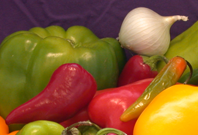
//> input picture assets/onion.png, 198 x 135 px
$ ./test-2   (built with g++ and OpenCV 4)
//> lines starting //> are read from the running program, lines starting //| are printed output that depends on the picture
#include <opencv2/opencv.hpp>
#include <iostream>
#include <iostream>
#include <cstdint>

using namespace cv;
using namespace std;

// executa o k-means e retorna labels e centros
void run_kmeans(const Mat& img, int32_t K, Mat& labels, Mat& centers) {
    Mat imgFloat;
    img.convertTo(imgFloat, CV_32F);
    imgFloat = imgFloat.reshape(1, img.rows * img.cols);

    kmeans(imgFloat, K, labels,
           TermCriteria(TermCriteria::EPS + TermCriteria::COUNT, 10, 1.0),
           3, KMEANS_PP_CENTERS, centers);

    centers = centers.reshape(3, centers.rows);
}

// converte um centro para HSV e retorna Vec3b
Vec3b centerRGBtoHSV(const Vec3f& centerRGB) {
    Mat px(1,1,CV_32FC3);
    px.at<Vec3f>(0) = centerRGB;

    Mat px8;
    px.convertTo(px8, CV_8UC3); // para cvtColor aceitar

    Mat pxHSV;
    cvtColor(px8, pxHSV, COLOR_BGR2HSV); // OpenCV usa BGR por padrão

    return pxHSV.at<Vec3b>(0,0);
}

// tenta encontrar a pimenta
Mat extract_pepper(const Mat& img, int32_t K) {
    Mat blurImg;
    GaussianBlur(img, blurImg, Size(5,5), 0);

    Mat labels, centers;
    run_kmeans(blurImg, K, labels, centers);

    // labels: (N x 1) int, centers: (K x 3) float (B,G,R order)
    labels = labels.reshape(1, img.rows); // reshape para rows x cols
    labels.convertTo(labels, CV_32S);

    // identifica o vermelho
    vector<int32_t> redClusters;
    for (int i = 0; i < centers.rows; ++i) {
        Vec3f c = centers.at<Vec3f>(i); // float no formato BGR
        Vec3b hsv = centerRGBtoHSV(c);  // H:0-180, S,V:0-255

        int H = hsv[0];
        int S = hsv[1];
        int V = hsv[2];

        // ajustar para encontrar
        bool isRed = ( (H <= 3 || H >= 179) && (S >= 150 && S <= 255) && (V >= 100 && V <= 255) );
        if (isRed) redClusters.push_back(i);
    }

    // constroi uma mascara com o resultado
    Mat mask = Mat::zeros(img.size(), CV_8U);
    for (int32_t r = 0; r < img.rows; ++r) {
        for (int32_t c = 0; c < img.cols; ++c) {

            int32_t lab = labels.at<int32_t>(r,c);
            for (int32_t rc : redClusters) {
                if (lab == rc) { mask.at<uchar>(r,c) = 255; break; }
            }

        }
    }

    // pós-processamento morfológico
    Mat kernel = getStructuringElement(MORPH_ELLIPSE, Size(5,5));
    morphologyEx(mask, mask, MORPH_CLOSE, kernel, Point(-1,-1), 2);
    morphologyEx(mask, mask, MORPH_OPEN, kernel, Point(-1,-1), 1);

    // mantem o maior componente
    vector<vector<Point>> contours;
    findContours(mask.clone(), contours, RETR_EXTERNAL, CHAIN_APPROX_SIMPLE);
    if (!contours.empty()) {

        int32_t idxMax = 0;
        double  areaMax = 0;

        // encontrar maior contorno
        for (size_t i=0;i<contours.size();++i) {
            double a = contourArea(contours[i]);
            if (a > areaMax) { areaMax = a; idxMax = (int)i; }
        }

        Mat mask2 = Mat::zeros(mask.size(), CV_8U);
        drawContours(mask2, contours, idxMax, Scalar(255), FILLED);
        mask = mask2;
    }

    return mask;
}

// tenta encontrar a cebola
Mat extract_onion(const Mat& img, int32_t K) {
    Mat blurImg;
    GaussianBlur(img, blurImg, Size(5,5), 0);

    Mat labels, centers;
    run_kmeans(blurImg, K, labels, centers);

    // labels: (N x 1) int, centers: (K x 3) float (B,G,R order)
    labels = labels.reshape(1, img.rows); // reshape para rows x cols
    labels.convertTo(labels, CV_32S);

    // identifica o branco
    vector<int32_t> redClusters;
    for (int i = 0; i < centers.rows; ++i) {
        Vec3f c = centers.at<Vec3f>(i); // float no formato BGR
        Vec3b hsv = centerRGBtoHSV(c);  // H:0-180, S,V:0-255

        int H = hsv[0];
        int S = hsv[1];
        int V = hsv[2];

        // ajustar para encontrar
        bool isOnion = ( (H >= 10 && H <= 20) && (S >= 0 && S <= 255) && (V >= 0 && V <= 255) );
        if (isOnion) redClusters.push_back(i);
    }

    // constroi uma mascara com o resultado
    Mat mask = Mat::zeros(img.size(), CV_8U);
    for (int32_t r = 0; r < img.rows; ++r) {
        for (int32_t c = 0; c < img.cols; ++c) {

            int32_t lab = labels.at<int32_t>(r,c);
            for (int32_t rc : redClusters) {
                if (lab == rc) { mask.at<uchar>(r,c) = 255; break; }
            }

        }
    }

    // pós-processamento morfológico
    Mat kernel = getStructuringElement(MORPH_ELLIPSE, Size(5,5));
    morphologyEx(mask, mask, MORPH_CLOSE, kernel, Point(-1,-1), 2);
    morphologyEx(mask, mask, MORPH_OPEN, kernel, Point(-1,-1), 1);

    // mantem o maior componente
    vector<vector<Point>> contours;
    findContours(mask.clone(), contours, RETR_EXTERNAL, CHAIN_APPROX_SIMPLE);
    if (!contours.empty()) {

        int32_t idxMax = 0;
        double  areaMax = 0;

        // encontrar maior contorno
        for (size_t i=0;i<contours.size();++i) {
            double a = contourArea(contours[i]);
            if (a > areaMax) { areaMax = a; idxMax = (int)i; }
        }

        Mat mask2 = Mat::zeros(mask.size(), CV_8U);
        drawContours(mask2, contours, idxMax, Scalar(255), FILLED);
        mask = mask2;
    }

    return mask;
}

// tenta encontrar os vegetais
Mat extract_vegetables(const Mat& img, int32_t K) {
    Mat blurImg;
    GaussianBlur(img, blurImg, Size(5,5), 0);

    Mat labels, centers;
    run_kmeans(blurImg, K, labels, centers);

    // labels: (N x 1) int, centers: (K x 3) float (B,G,R order)
    labels = labels.reshape(1, img.rows); // reshape para rows x cols
    labels.convertTo(labels, CV_32S);

    // identifica os vegetais (cores basicamente)
    vector<int32_t> redClusters;
    for (int i = 0; i < centers.rows; ++i) {
        Vec3f c = centers.at<Vec3f>(i); // float no formato BGR
        Vec3b hsv = centerRGBtoHSV(c);  // H:0-180, S,V:0-255

        int H = hsv[0];
        int S = hsv[1];
        int V = hsv[2];

        // ajustar para encontrar
        bool isOnion = ( (H <= 50) && (S >= 0 && S <= 255) && (V >= 0 && V <= 255) );
        if (isOnion) redClusters.push_back(i);
    }

    // constroi uma mascara com o resultado
    Mat mask = Mat::zeros(img.size(), CV_8U);
    for (int32_t r = 0; r < img.rows; ++r) {
        for (int32_t c = 0; c < img.cols; ++c) {

            int32_t lab = labels.at<int32_t>(r,c);
            for (int32_t rc : redClusters) {
                if (lab == rc) { mask.at<uchar>(r,c) = 255; break; }
            }

        }
    }

    // pós-processamento morfológico
    Mat kernel = getStructuringElement(MORPH_ELLIPSE, Size(5,5));
    morphologyEx(mask, mask, MORPH_CLOSE, kernel, Point(-1,-1), 2);
    morphologyEx(mask, mask, MORPH_OPEN, kernel, Point(-1,-1), 1);

    // mantem o maior componente
    vector<vector<Point>> contours;
    findContours(mask.clone(), contours, RETR_EXTERNAL, CHAIN_APPROX_SIMPLE);
    if (!contours.empty()) {

        int32_t idxMax = 0;
        double  areaMax = 0;

        // encontrar maior contorno
        for (size_t i=0;i<contours.size();++i) {
            double a = contourArea(contours[i]);
            if (a > areaMax) { areaMax = a; idxMax = (int)i; }
        }

        Mat mask2 = Mat::zeros(mask.size(), CV_8U);
        drawContours(mask2, contours, idxMax, Scalar(255), FILLED);
        mask = mask2;
    }

    return mask;
}

int main() {
    Mat img = imread("../assets/onion.png");
//> img is the input picture: 135 rows x 198 cols, CV_8UC3; mean B, G, R 45.3, 92.8, 137.3

    // roda k-means para valores de K
    for (int K : {3,4,5,6,7,8}) {

        // pimenta
        Mat mask = extract_pepper(img, K);
        Mat pepper;
        img.copyTo(pepper, mask);

        // imshow("Pepper - K=" + to_string(K), pepper);
        imwrite("./q2-img/Pepper - K = " + std::to_string(K) + ".png", pepper);

        // cebola
        mask = extract_onion(img, K);
        Mat onion;
        img.copyTo(onion, mask);

        // imshow("Onion - K=" + to_string(K), onion);
        imwrite("./q2-img/Onion - K = " + std::to_string(K) + ".png", onion);

        // verduras
        mask = extract_vegetables(img, K);
        Mat vegetables;
        img.copyTo(vegetables, mask);

        imshow("Onion - K=" + to_string(K), vegetables);
        imwrite("./q2-img/Veggy - K = " + std::to_string(K) + ".png", vegetables);

    }
//> this loop made 6 passes
//> pass 1, in extract_pepper, `GaussianBlur(img, blurImg, Size(5,5), 0);`:
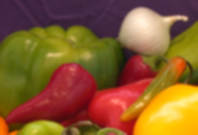
//> blurImg: 135 rows x 198 cols, CV_8UC3; mean B, G, R 45.3, 92.8, 137.3
//> pass 1, in extract_pepper, `labels = labels.reshape(1, img.rows);`:
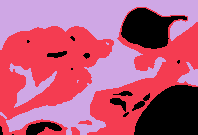
//> labels: 135 rows x 198 cols, CV_32SC1; 3 distinct labels, from 0 to 2; one colour per label, 0 black

    imwrite("onion.png", img);

    waitKey(0);

    return 0;
}
